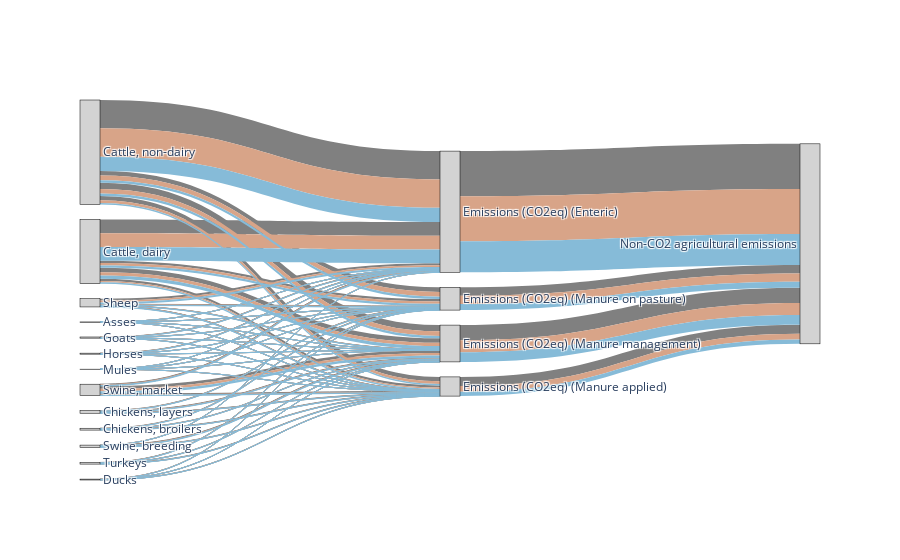

Notebook code for this chart:
### Code cell
fig_2

### Figure 1 — Plotly figure (JSON) as saved in the notebook; plotly's stock layout.template omitted (floating-point values rounded to 4 significant figures; data arrays with more than 128 entries replaced by an {"elided": "..."} marker saying what was removed)
{"data": [{"link": {"color": {"elided": "150 str values"}, "source": {"elided": "150 int values"}, "target": {"elided": "150 int values"}, "value": {"elided": "150 float values"}}, "node": {"color": "lightgrey", "label": ["Asses", "Cattle, dairy", "Cattle, non-dairy", "Chickens, broilers", "Chickens, layers", "Ducks", "Emissions (CO2eq) (Enteric)", "Emissions (CO2eq) (Manure applied)", "Emissions (CO2eq) (Manure management)", "Emissions (CO2eq) (Manure on pasture)", "Goats", "Horses", "Mules", "Non-CO2 agricultural emissions", "Sheep", "Swine, breeding", "Swine, market", "Turkeys"], "line": {"color": "black", "width": 0.5}, "pad": 15, "thickness": 20}, "type": "sankey", "valueformat": ".00f", "valuesuffix": " Gg(CO2eq)"}], "layout": {}}
